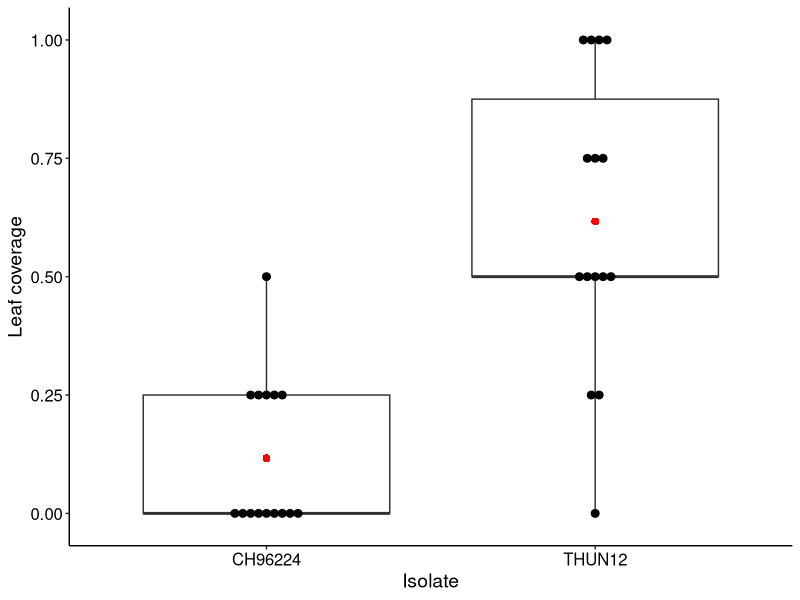

Source code (R):
##### Figure 5B #######
library("ggplot2")


parphe<-read.table("Phenotypes_amigo_96224_and_THUN12.txt", h=T)
parphe

ggplot(parphe,aes(x=Isolate, y=Amigo)) + geom_boxplot() + geom_dotplot(binaxis='y',dotsize=0.5,stackdir='center') +
 stat_summary(fun="mean", color="red", shape=16) +
  theme(
    # Hide panel borders and remove grid lines
    panel.border = element_blank(),
    panel.grid.major = element_blank(),
    panel.grid.minor = element_blank(),
    # Remove panel background
    panel.background = element_blank(),
    # Change axis line
    axis.line = element_line(colour = "black"),
    axis.text = element_text(colour= "black"),
    axis.text.x=element_text(size = 12),
    axis.text.y=element_text(size = 12),
    axis.title=element_text(size=14)) +
  scale_fill_manual(values=c("lightgrey", "lightgrey"))  +
  ylab("Leaf coverage")
